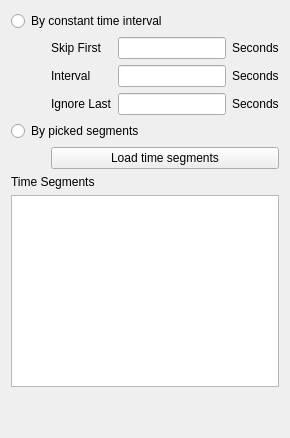
            <widget class="QWidget" name="tab_chop">
             <attribute name="title">
              <string>Time Segments</string>
             </attribute>
             <layout class="QVBoxLayout" name="verticalLayout_28">
              <item>
               <widget class="QRadioButton" name="radioButton_chopContantDeltaT">
                <property name="text">
                 <string>By constant time interval</string>
                </property>
               </widget>
              </item>
              <item>
               <layout class="QGridLayout" name="gridLayout_16">
                <item row="0" column="3">
                 <widget class="QLabel" name="label_3">
                  <property name="sizePolicy">
                   <sizepolicy hsizetype="Fixed" vsizetype="Preferred">
                    <horstretch>0</horstretch>
                    <verstretch>0</verstretch>
                   </sizepolicy>
                  </property>
                  <property name="text">
                   <string>Seconds</string>
                  </property>
                 </widget>
                </item>
                <item row="0" column="1">
                 <widget class="QLabel" name="label">
                  <property name="text">
                   <string>Skip First</string>
                  </property>
                 </widget>
                </item>
                <item row="1" column="3">
                 <widget class="QLabel" name="label_8">
                  <property name="sizePolicy">
                   <sizepolicy hsizetype="Fixed" vsizetype="Preferred">
                    <horstretch>0</horstretch>
                    <verstretch>0</verstretch>
                   </sizepolicy>
                  </property>
                  <property name="text">
                   <string>Seconds</string>
                  </property>
                 </widget>
                </item>
                <item row="1" column="1">
                 <widget class="QLabel" name="label_9">
                  <property name="text">
                   <string>Interval</string>
                  </property>
                 </widget>
                </item>
                <item row="0" column="2">
                 <widget class="QLineEdit" name="lineEdit_chopTimeSegStartTime">
                  <property name="sizePolicy">
                   <sizepolicy hsizetype="Preferred" vsizetype="Fixed">
                    <horstretch>0</horstretch>
                    <verstretch>0</verstretch>
                   </sizepolicy>
                  </property>
                 </widget>
                </item>
                <item row="1" column="2">
                 <widget class="QLineEdit" name="lineEdit_chopTimeSegInterval"/>
                </item>
                <item row="2" column="1">
                 <widget class="QLabel" name="label_10">
                  <property name="text">
                   <string>Ignore Last</string>
                  </property>
                 </widget>
                </item>
                <item row="2" column="2">
                 <widget class="QLineEdit" name="lineEdit_chopTimeSegStopTime"/>
                </item>
                <item row="2" column="3">
                 <widget class="QLabel" name="label_11">
                  <property name="sizePolicy">
                   <sizepolicy hsizetype="Fixed" vsizetype="Preferred">
                    <horstretch>0</horstretch>
                    <verstretch>0</verstretch>
                   </sizepolicy>
                  </property>
                  <property name="text">
                   <string>Seconds</string>
                  </property>
                 </widget>
                </item>
                <item row="0" column="0">
                 <spacer name="horizontalSpacer_8">
                  <property name="orientation">
                   <enum>Qt::Horizontal</enum>
                  </property>
                  <property name="sizeType">
                   <enum>QSizePolicy::Preferred</enum>
                  </property>
                  <property name="sizeHint" stdset="0">
                   <size>
                    <width>40</width>
                    <height>20</height>
                   </size>
                  </property>
                 </spacer>
                </item>
               </layout>
              </item>
              <item>
               <widget class="QRadioButton" name="radioButton_chopByTimeSegments">
                <property name="text">
                 <string>By picked segments</string>
                </property>
               </widget>
              </item>
              <item>
               <layout class="QGridLayout" name="gridLayout_20">
                <item row="0" column="1">
                 <widget class="QPushButton" name="pushButton_loadTimeSegmentsFile">
                  <property name="sizePolicy">
                   <sizepolicy hsizetype="Expanding" vsizetype="Fixed">
                    <horstretch>0</horstretch>
                    <verstretch>0</verstretch>
                   </sizepolicy>
                  </property>
                  <property name="text">
                   <string>Load time segments</string>
                  </property>
                 </widget>
                </item>
                <item row="0" column="0">
                 <spacer name="horizontalSpacer_9">
                  <property name="orientation">
                   <enum>Qt::Horizontal</enum>
                  </property>
                  <property name="sizeType">
                   <enum>QSizePolicy::Preferred</enum>
                  </property>
                  <property name="sizeHint" stdset="0">
                   <size>
                    <width>40</width>
                    <height>20</height>
                   </size>
                  </property>
                 </spacer>
                </item>
               </layout>
              </item>
              <item>
               <widget class="QLabel" name="label_timeSegments">
                <property name="text">
                 <string>Time Segments</string>
                </property>
               </widget>
              </item>
              <item>
               <widget class="TimeSegmentsTable" name="tableWidget_timeSegment"/>
              </item>
              <item>
               <spacer name="verticalSpacer_4">
                <property name="orientation">
                 <enum>Qt::Vertical</enum>
                </property>
                <property name="sizeType">
                 <enum>QSizePolicy::Preferred</enum>
                </property>
                <property name="sizeHint" stdset="0">
                 <size>
                  <width>20</width>
                  <height>40</height>
                 </size>
                </property>
               </spacer>
              </item>
             </layout>
            </widget>
